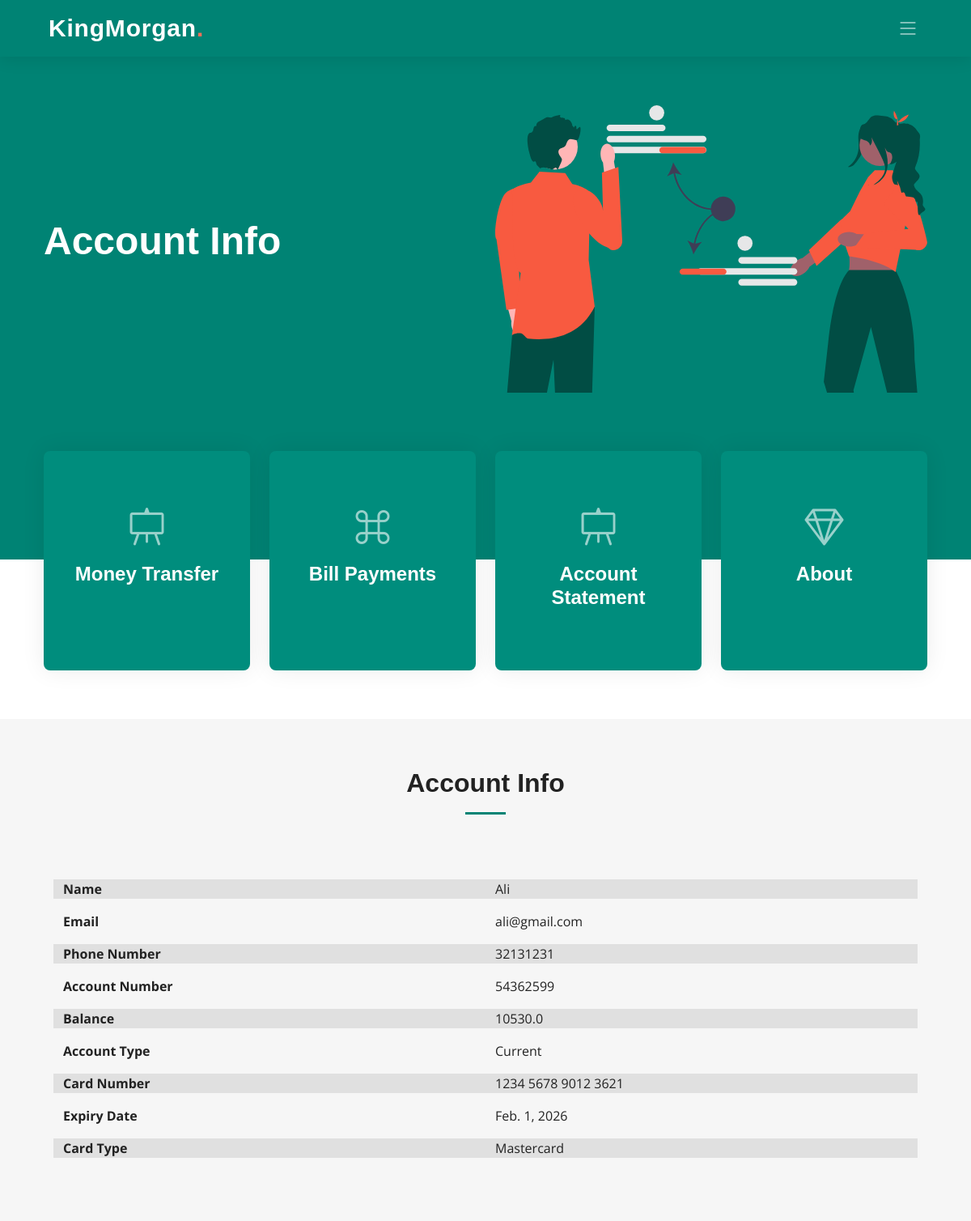
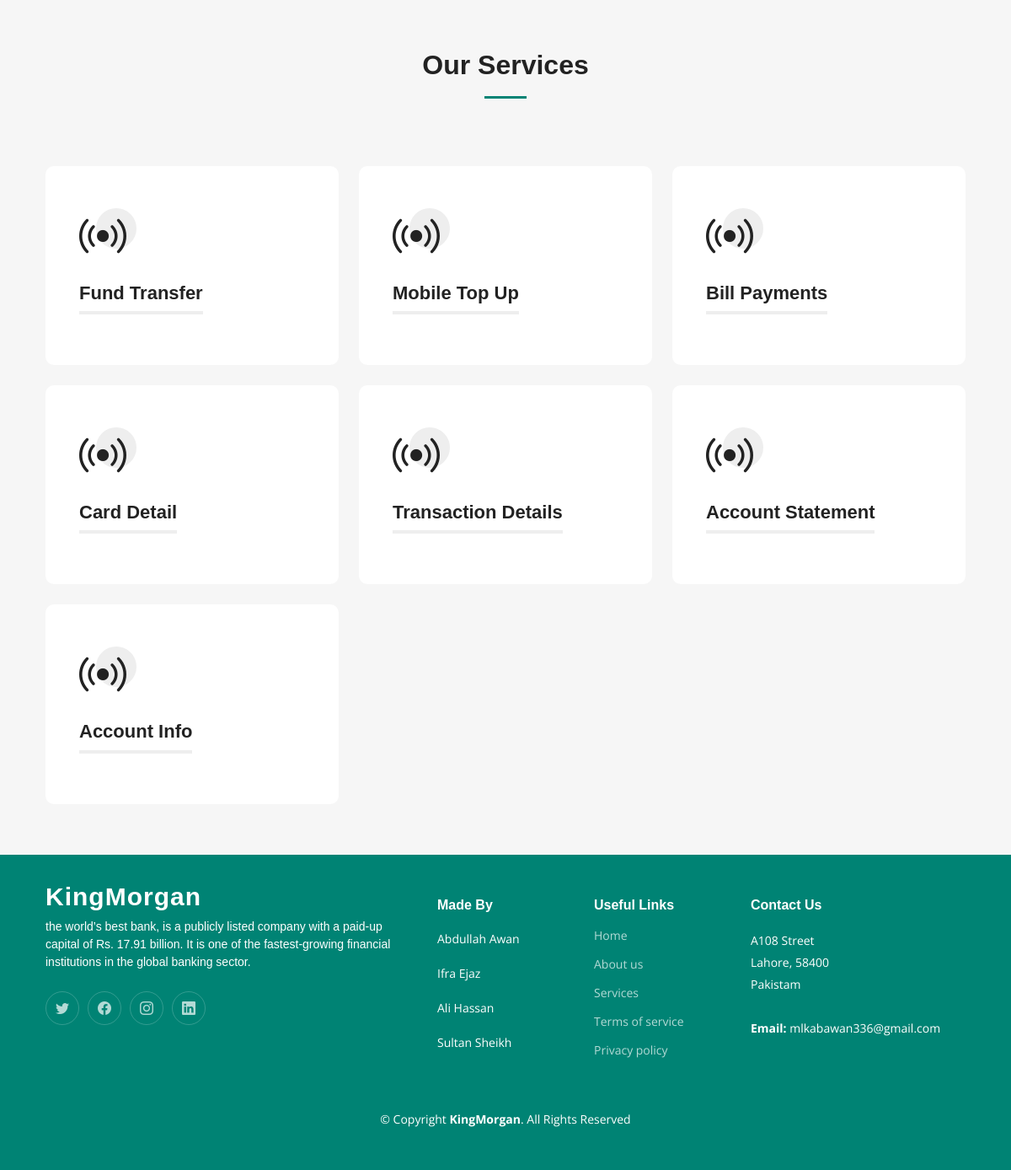
Screenshot of /accountInfo/ (signed in) with the database file from the repository (2 pictures, top to bottom).
### app/models.py (models this page shows)
class User(models.Model):
    name = models.CharField(max_length=100)
    email = models.EmailField()
    password = models.CharField(max_length=100)
    phone = models.CharField(max_length=100)
    address = models.CharField(max_length=100)
    CNIC = models.CharField(max_length=14, unique=True)
    phone = models.CharField(max_length=13, unique=True)
    username = models.CharField(max_length=150,unique=True, null=False,default="")  # Added username field

class Accounts(models.Model):
    SAVING = 'Saving'
    CURRENT = 'Current'
    FIXED_DEPOSIT = 'Fixed Deposit'
    ACCOUNT_TYPE_CHOICES = [
        (SAVING, 'Saving'),
        (CURRENT, 'Current'),
        (FIXED_DEPOSIT, 'Fixed Deposit'),
    ]
    ACTIVE = 'Active'
    INACTIVE = 'Inactive'
    STATUS_CHOICES = [
        (ACTIVE, 'Active'),
        (INACTIVE, 'Inactive'),
    ]
    user = models.ForeignKey(User, on_delete=models.CASCADE)
    account_number = models.CharField(max_length=100, unique=True)
    balance = models.FloatField()
    account_type = models.CharField(max_length=20, choices=ACCOUNT_TYPE_CHOICES, default=CURRENT)
    status = models.CharField(max_length=20, choices=STATUS_CHOICES, default=ACTIVE)
    bank_id = models.ForeignKey('Banks', on_delete=models.CASCADE, default=11)

class ATMcards(models.Model):
    VISA = 'Visa'
    MASTERCARD = 'Mastercard'
    AMERICAN_EXPRESS = 'American Express'
    CARD_TYPE_CHOICES = [
        (VISA, 'Visa'),
        (MASTERCARD, 'Mastercard'),
        (AMERICAN_EXPRESS, 'American Express'),
    ]
    accounts = models.ForeignKey(Accounts, on_delete=models.CASCADE)
    card_number = models.CharField(max_length=16, unique=True)
    pin = models.CharField(max_length=4)
    expiry_date = models.DateField()
    card_type = models.CharField(max_length=20, choices=CARD_TYPE_CHOICES)
    is_active = models.BooleanField(default=False)

### app/views.py (the view)
# urls.py: path('accountInfo/', views.accountInfo, name="accountInfo"),
def accountInfo(request):
    user_id = request.session.get('user')  # Make sure this session key is correct
    user = get_object_or_404(User, pk=user_id)
    account = get_object_or_404(Accounts, user_id=user)  # Use user instance here
    card = get_object_or_404(ATMcards, accounts_id=account)  # Use account instance here
    print(user,account,card)
    print(card.expiry_date)
    return render(request,'dashboard/accountInfo.html',{'User' : user, 'Account' : account,'ATMcards': card, 'services': services})

### app/templates/Dashboard/accountInfo.html (shortened to what this page needs)
{% extends 'dashboard/index.html' %}
{% load static %}
{% block hero %}
<h2>Account Info</h2>
{% endblock hero %}
{% block content %}
<section id="services" class="services sections-bg">
    <div class="container" data-aos="fade-up">
        <div class="section-header">
            <h2>Account Info</h2>
        </div>
        <div class="container">
            <div class="row mb-3" style="background-color: #E0E0E0;">
                <div class="col-6 fw-bold">Name</div>
                <div class="col-6">{{ User.name }}</div>
              </div>
              <div class="row mb-3">
                <div class="col-6 fw-bold">Email</div>
                <div class="col-6">{{ User.email }}</div>
              </div>
              <div class="row mb-3" style="background-color: #E0E0E0;">
                <div class="col-6 fw-bold">Phone Number</div>
                <div class="col-6">{{ User.phone }}</div>
              </div>
            <div class="row mb-3" >
              <div class="col-6 fw-bold">Account Number</div>
              <div class="col-6">{{ Account.account_number }}</div>
            </div>
            <div class="row mb-3" style="background-color: #E0E0E0;">
              <div class="col-6 fw-bold">Balance</div>
              <div class="col-6">{{ Account.balance }}</div>
            </div>
            <div class="row mb-3" >
              <div class="col-6 fw-bold">Account Type</div>
              <div class="col-6">{{ Account.account_type }}</div>
            </div>
            <div class="row mb-3" style="background-color: #E0E0E0;">
              <div class="col-6 fw-bold">Card Number</div>
              <div class="col-6">{{ ATMcards.card_number }}</div>
            </div>
            <div class="row mb-3" >
              <div class="col-6 fw-bold">Expiry Date</div>
              <div class="col-6">{{ ATMcards.expiry_date }}</div>
            </div>
            <div class="row mb-3" style="background-color: #E0E0E0;">
              <div class="col-6 fw-bold">Card Type</div>
              <div class="col-6">{{ ATMcards.card_type }}</div>
            </div>
          </div>
    </div>
</section>
<section id="services" class="services sections-bg">
    <div class="container" data-aos="fade-up">
        <div class="section-header">
            <h2>Our Services</h2>
        </div>
        <div class="row gy-4" data-aos="fade-up" data-aos-delay="100">
            {% for service in services %}
                <div class="col-lg-4 col-md-6">
                    {% if service.url %}
                        <a href="{% url service.url %}">
                        <div class="service-item position-relative">
                            <div class="icon">
                                <i class="bi {{ service.icon }}"></i>
                            </div>
                            <h3>{{ service.name }}</h3>
                        </div>
                        </a>
                    {% endif %}
                </div>
            {% endfor %}
        </div>
    </div>
</section>
{% endblock content %}

### app/static/css/main.css (style rules this page uses)
:root { --font-default: "Open Sans", system-ui, -apple-system, "Segoe UI", Roboto, "Helvetica Neue", Arial, "Noto Sans", "Liberation Sans", sans-serif, "Apple Color Emoji", "Segoe UI Emoji", "Segoe UI Symbol", "Noto Color Emoji"; --font-primary: "Montserrat", sans-serif; --font-secondary: "Poppins", sans-serif; }
:root { --color-default: #222222; --color-primary: #008374; --color-secondary: #f85a40; }
:root { scroll-behavior: smooth; }
body { font-family: var(--font-default); color: var(--color-default); }
a { color: var(--color-primary); text-decoration: none; }
h1, h2, h3, h4, h5, h6 { font-family: var(--font-primary); }
section { padding: 60px 0; overflow: hidden; scroll-margin-top: 70px; overflow: clip; }
.sections-bg { background-color: #f6f6f6; }
.section-header { text-align: center; padding-bottom: 60px; }
.section-header h2 { font-size: 32px; font-weight: 600; margin-bottom: 20px; padding-bottom: 20px; position: relative; }
.section-header h2:after { content: ""; position: absolute; display: block; width: 50px; height: 3px; background: var(--color-primary); left: 0; right: 0; bottom: 0; margin: auto; }
.services { padding: 60px 0; }
.services .service-item { padding: 40px; background: #fff; height: 100%; border-radius: 10px; }
.services .service-item .icon { width: 48px; height: 48px; position: relative; margin-bottom: 50px; }
.services .service-item .icon i { color: var(--color-default); font-size: 56px; transition: ease-in-out 0.3s; z-index: 2; position: relative; }
.services .service-item .icon:before { position: absolute; content: ""; height: 100%; width: 100%; background: #eeeeee; border-radius: 50px; z-index: 1; top: 10px; right: -20px; transition: 0.3s; }
.services .service-item h3 { color: var(--color-default); font-weight: 700; margin: 0 0 20px 0; padding-bottom: 8px; font-size: 22px; position: relative; display: inline-block; border-bottom: 4px solid #eeeeee; transition: 0.3s; }
.hero h2 { font-size: 48px; font-weight: 700; margin-bottom: 20px; color: #fff; }

### rows the page displays
User: name "Ali", email "ali@gmail.com", phone "32131231"
Accounts: account_number "54362599", balance "10530.0", account_type "Current"
ATMcards: card_number "1234 5678 9012 3621", expiry_date "Feb. 1, 2026", card_type "Mastercard"

### other values shown
{{ service.name }} "Fund Transfer" "Mobile Top Up" "Bill Payments" "Card Detail" "Transaction Details" "Account Statement" "Account Info"
